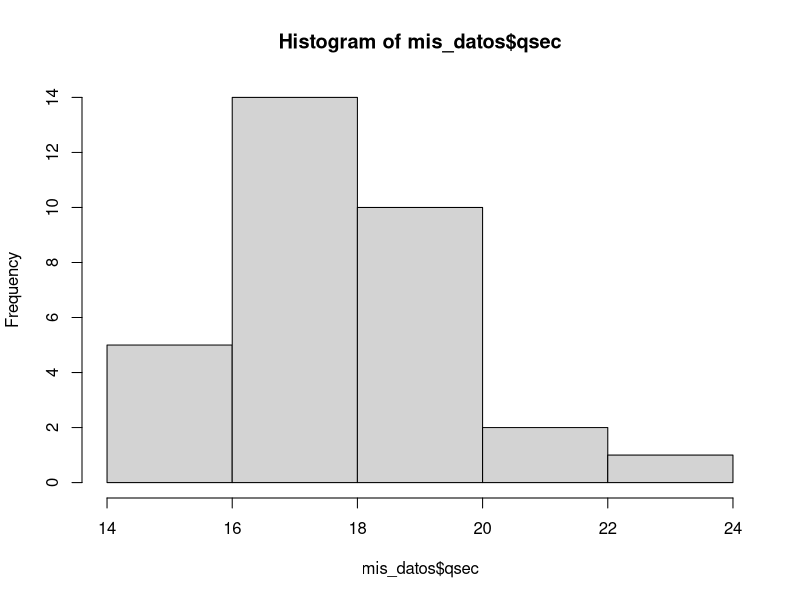
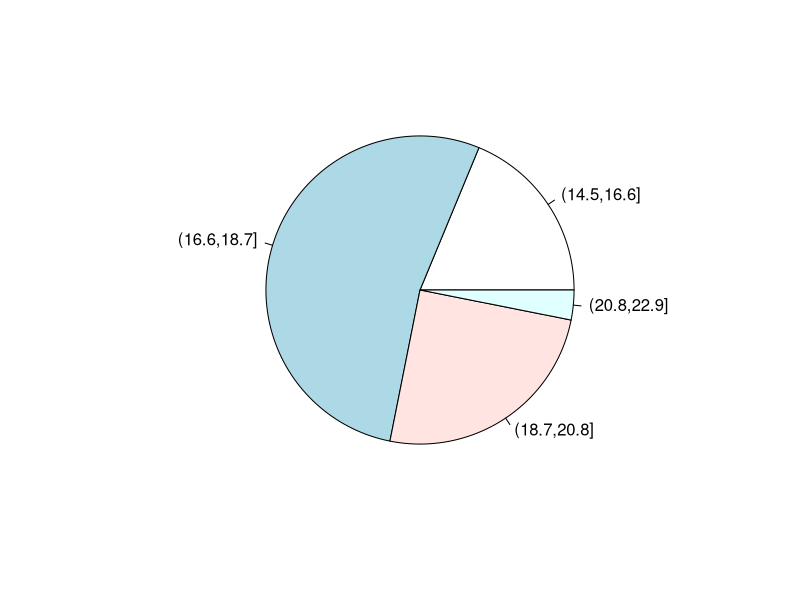

Write R code to recreate these figures, in order. (Note: this script raises an error after producing the figures.)
#Código para problema 1
mis_datos <- mtcars
qseqintervalos <- cut (mis_datos$qsec, 4) #la funcion cut te hace intervalos de tabla de frecuencia y qsec extrae la columna que pides
ni <- table (qseqintervalos) #me indica las veces que sale un intérvalo
sum(ni) #número total de observaciones (suma de lo anterior)
hist(mis_datos$qsec, breaks=4)#hace un histograma y 'breaks' te hace las particiones
fi <- ni/sum(ni) #defino 'frecuencia relativa'
fi #la llamo
pie(fi) #gráfico circular de la frec. para cada resultado
cumsum(ni)#frecuencia acumulada
#hago una tabla con todo definiendo las variables
ni <- table(qsec_intervalos)
fi <- ni/sum(ni)
Ni <- cumsum(ni)
Fi <- Ni/cumsum(ni)
#a) media aritmetica de qsec
hist(mis_datos$qsec)
mean(mis_datos$qsec) #media (x)
#b) la mediana de drat (relacion del eje posterior)
sort (mis_datos$drat) #ordenados de menor a mayor
median(mis_datos$drat) #cálculo de la mediana
#c) el primer cuartil del drat (0-25%)
quantile(mis_datos$drat, 0.25)
#d) el valor en que el 18% de las observaciones 'mpg' son más pequeñas y el 82% son mayores
quantile(mis_datos$mpg, 0.18)
#e) rango intercuartílico de 'cyl' (25-75%) no lo hace con cyl pq no rents
quantile(mis_datos$mpg, 0.75) - quantile(mis_datos$mpg, 0.25)
IQR(mis_datos$mpg)
hist(mis_datos$mpg)
boxplot(mis_datos$mpg)
#f) la desviación típica (corregida) de 'cyl'
#g) la varianza (corregida) de qsec
sd(mis_datos$cyl) #f
var(mis_datos$cyl) #g
